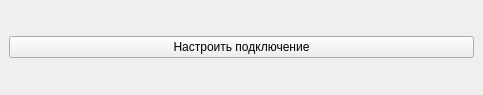
<?xml version="1.0" encoding="UTF-8"?>
<ui version="4.0">
 <class>MainWindow</class>
 <widget class="QMainWindow" name="MainWindow">
  <property name="geometry">
   <rect>
    <x>0</x>
    <y>0</y>
    <width>483</width>
    <height>95</height>
   </rect>
  </property>
  <property name="sizePolicy">
   <sizepolicy hsizetype="Preferred" vsizetype="Expanding">
    <horstretch>0</horstretch>
    <verstretch>0</verstretch>
   </sizepolicy>
  </property>
  <property name="windowTitle">
   <string>Вывод диалогового окна</string>
  </property>
  <widget class="QWidget" name="centralwidget">
   <layout class="QGridLayout" name="gridLayout">
    <item row="0" column="0">
     <widget class="QPushButton" name="pushButton">
      <property name="text">
       <string>Настроить подключение</string>
      </property>
     </widget>
    </item>
   </layout>
  </widget>
 </widget>
 <resources/>
 <connections/>
</ui>
